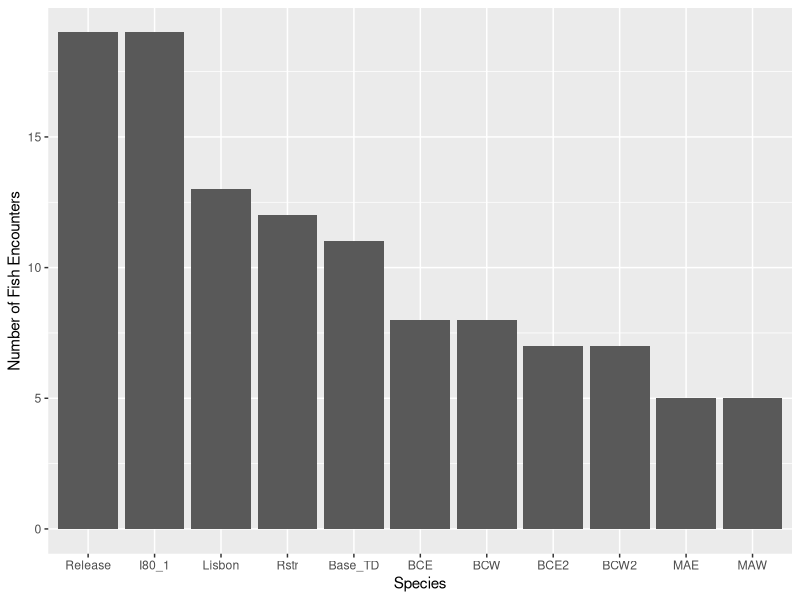
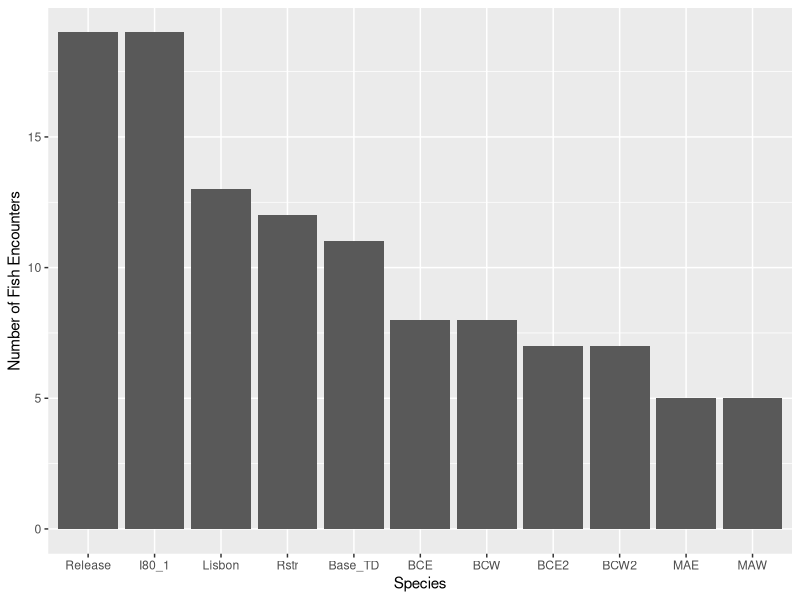
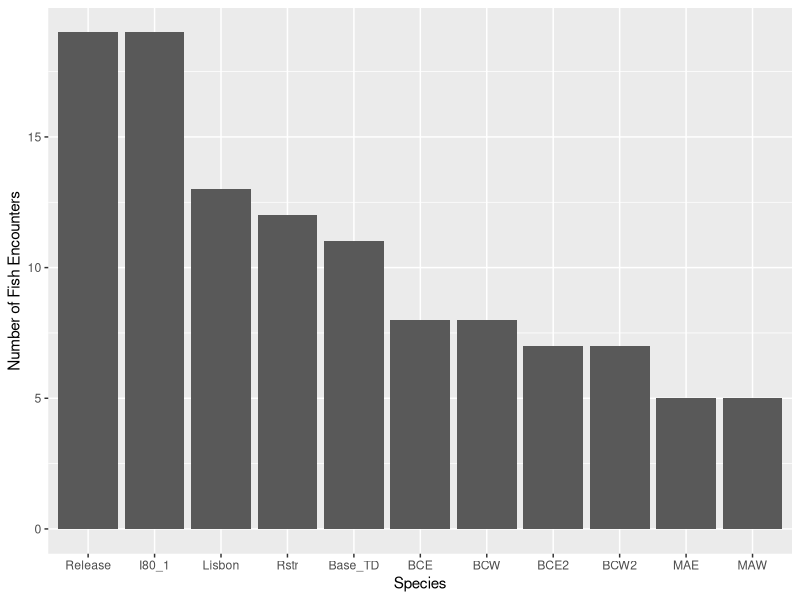

The R script that drew these images, in order:
## ---- chunk 1
library(tidyverse) 
library(tidyr)
## ---- chunk 2
chatbot_audits <- read_csv("chatbot_audits.csv")
## ---- chunk 3
# Create a barplot of the number of fish encounters by species
ggplot(data = fish_encounters, aes(x = station, y = seen)) +
  geom_bar(stat = "identity") +
  labs(x = "Species", y = "Number of Fish Encounters")
  
## ---- chunk 4
# Create a barplot of the number of fish encounters by species
ggplot(data = fish_encounters, aes(x = station, y = seen)) +
  geom_bar(stat = "identity") +
  labs(x = "Species", y = "Number of Fish Encounters")
  
## ---- chunk 5
# Create a barplot of the number of fish encounters by species
ggplot(data = fish_encounters, aes(x = station, y = seen)) +
  geom_bar(stat = "identity") +
  labs(x = "Species", y = "Number of Fish Encounters")
  
